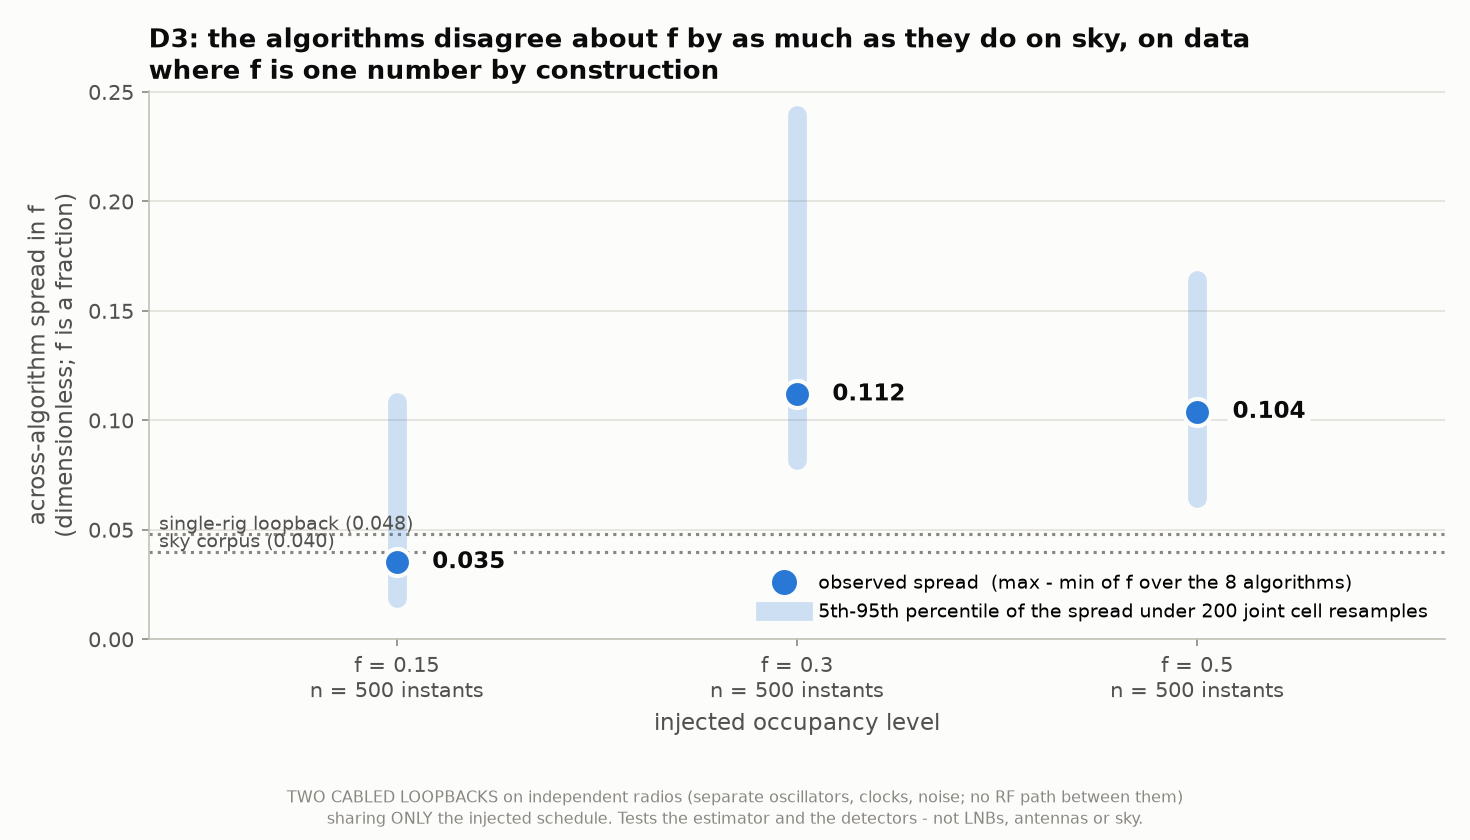

Write Python code to recreate this figure.
"""D3: how far apart the eight algorithms put an f that is one number by construction.

Regenerates fig_d3_spread.png from fig_d3_spread.json.
"""
import json
import sys
from pathlib import Path

import textwrap

import numpy as np

HERE = Path(__file__).parent
sys.path.insert(0, str(HERE))
import figstyle as F

D = json.loads((HERE / "fig_d3_spread.json").read_text())
F.setup()
import matplotlib.pyplot as plt

fig, ax = plt.subplots(figsize=(9.8, 5.6))

levels = D["levels"]
pos = np.arange(len(levels))

for reference in D["references"]:
    ax.axhline(reference["value"], color=F.MUTED, linestyle=":", linewidth=1.5)
    ax.text(0.008, reference["value"], reference["label"], fontsize=9,
            color=F.INK2, va="bottom", ha="left",
            transform=ax.get_yaxis_transform())

for i, lv in enumerate(levels):
    lo, hi = lv["p05"], lv["p95"]
    if lo is not None:
        ax.plot([i, i], [lo, hi], color=F.S1, linewidth=9, alpha=0.22,
                solid_capstyle="round", zorder=2)
    ax.plot([i], [lv["spread"]], marker="o", markersize=13, color=F.S1,
            markeredgecolor=F.SURFACE, markeredgewidth=2, zorder=4)
    ax.annotate(f"{lv['spread']:.3f}", (i, lv["spread"]),
                textcoords="offset points", xytext=(17, 0), fontsize=11,
                color=F.INK, fontweight="bold", va="center",
                bbox=dict(boxstyle="round,pad=0.22", facecolor=F.SURFACE,
                          edgecolor="none"))

ax.plot([], [], marker="o", markersize=11, color=F.S1, linestyle="none",
        label="observed spread  (max - min of f over the 8 algorithms)")
ax.plot([], [], linewidth=9, alpha=0.22, color=F.S1,
        label=f"5th-95th percentile of the spread under {D['draws']} joint cell resamples")

ax.set_xticks(pos)
ax.set_xticklabels([f"f = {lv['f_true']:g}\nn = {lv['cells']} instants" for lv in levels])
ax.set_xlim(-0.62, len(levels) - 0.38)
ax.set_ylim(bottom=0)
ax.set_xlabel("injected occupancy level")
ax.set_ylabel("across-algorithm spread in f\n(dimensionless; f is a fraction)")
ax.set_title(textwrap.fill(D["title"], 74), loc="left")
ax.legend(loc="lower right", fontsize=9.2)
F.finish(fig, ax)
fig.tight_layout(rect=[0, 0.095, 1, 1])
fig.savefig(HERE / "fig_d3_spread.png")
print("wrote fig_d3_spread.png")
